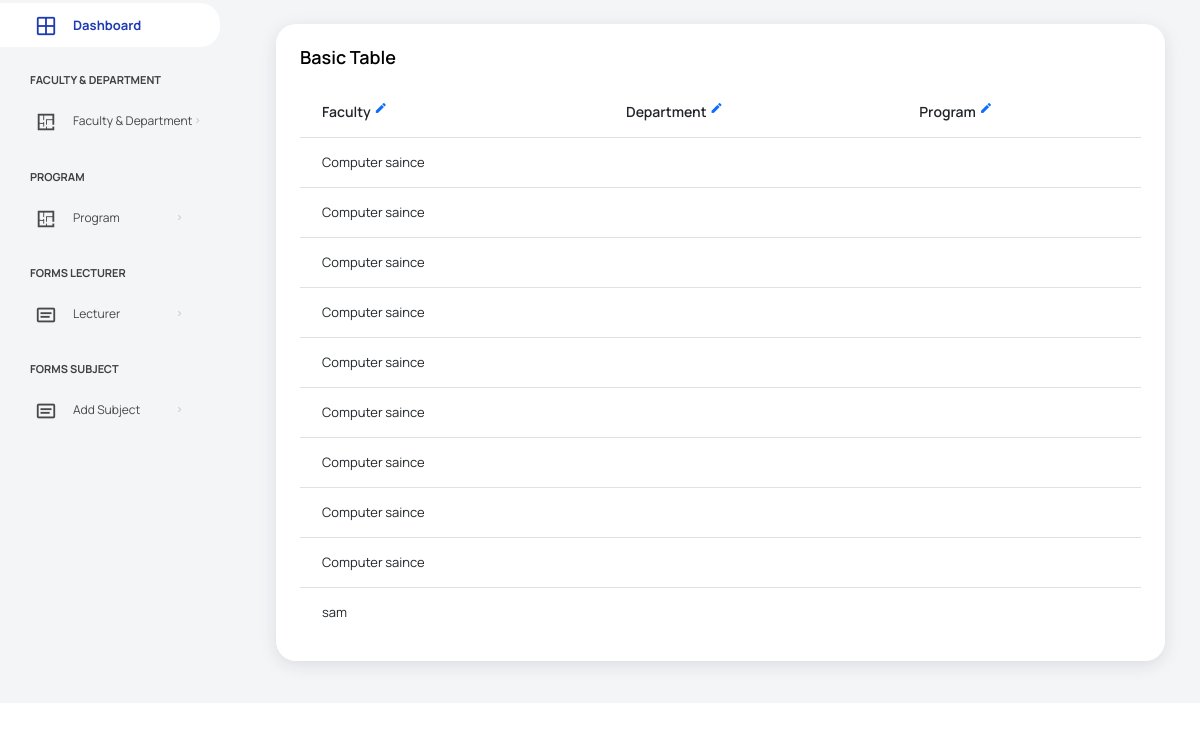
Screenshot of /adminPanel/index.php (signed in) with the database file from the repository.
### tables this page shows
CREATE TABLE IF NOT EXISTS `faculty` (
  `F_ID` int(11) NOT NULL AUTO_INCREMENT,
  `F_Name` varchar(50) NOT NULL,
  PRIMARY KEY (`F_ID`)
);

### adminPanel/index.php (the view, shortened to what this page needs)
<?php
include_once('../includes/conn.php');
  else ?>
<!DOCTYPE html>
<html lang="en">
<head>
  <link rel="stylesheet" href="vendors/feather/feather.css">
  <link rel="stylesheet" href="vendors/mdi/css/materialdesignicons.min.css">
  <link rel="stylesheet" href="vendors/ti-icons/css/themify-icons.css">
  <link rel="stylesheet" href="vendors/typicons/typicons.css">
  <link rel="stylesheet" href="vendors/simple-line-icons/css/simple-line-icons.css">
  <link rel="stylesheet" href="vendors/css/vendor.bundle.base.css">
  <link rel="stylesheet" href="vendors/datatables.net-bs4/dataTables.bootstrap4.css">
  <link rel="stylesheet" href="js/select.dataTables.min.css">
  <link rel="stylesheet" href="css/vertical-layout-light/style.css">
</head>
<body>
  <div class="container-scroller">
    <div class="container-fluid page-body-wrapper">
      <?php include('sidebar.php'); ?>
      <div class="main-panel">
        <div class="content-wrapper">
          <div class="row">
            <div class="col-sm-12">
              <div class="card">
                <div class="card-body">
                  <h4 class="card-title">Basic Table</h4>
                  <div class="table-responsive">
                  <?php
                      $query= "SELECT `faculty`.*, `department`.*, `program`.*
                      FROM `faculty`
                        LEFT JOIN `department`
                         ON `department`.`F_ID` = `faculty`.`F_ID`
                        LEFT JOIN `program`
                         ON `program`.`D_ID` = `department`.`D_ID`";
                       $result = mysqli_query($conn,$query);
                      if(mysqli_num_rows($result)> 0)
                      {?>
                <table class="table">
                  <thead>
                    <tr>
                      <th>Faculty <a class="mdi mdi-border-color" href="manage-faculty.php"></a></th>
                      <th>Department <a class="mdi mdi-border-color" href="manage-department.php"></a></th>
                      <th>Program <a class="mdi mdi-border-color" href="manage-program.php"></a></th>
                    </tr>
                  </thead>
                  <tbody>
                  <?php while($row = mysqli_fetch_assoc($result))
                {?>
                    <tr>
                      <td><?php echo @$row['F_Name']; ?></td>
                      <td><?php echo @$row['D_Name']; ?></td>
                      <td><?php echo @$row['P_Name']; ?></td>
                    </tr>
                    <?php
                  }
                  }
                  else echo "";?>
                            </tbody>
                    </table>
                  </div>
                </div>
              </div>
            </div>
            </div>
          </div>
        </div>
      </div>
    </div>
</body>
</html>

### adminPanel/sidebar.php (shortened to what this page needs)
<nav class="sidebar sidebar-offcanvas" id="sidebar">
        <ul class="nav vertical-nav-menu">
          <li class="nav-item">
            <a class="nav-link" href="index.php">
              <i class="mdi mdi-grid-large menu-icon"></i>
              <span class="menu-title">Dashboard</span>
            </a>
          </li>
          <li class="nav-item nav-category">Faculty & Department</li>
          <li class="nav-item">
            <a class="nav-link" data-bs-toggle="collapse" href="#ui-basicc" aria-expanded="false" aria-controls="ui-basic">
              <i class="menu-icon mdi mdi-floor-plan"></i>
              <span class="menu-title">Faculty & Department</span>
              <i class="menu-arrow"></i>
            </a>
          </li>
          <li class="nav-item nav-category">Program</li>
          <li class="nav-item">
            <a class="nav-link" data-bs-toggle="collapse" href="#ui-basic" aria-expanded="false" aria-controls="ui-basic">
              <i class="menu-icon mdi mdi-floor-plan"></i>
              <span class="menu-title">Program</span>
              <i class="menu-arrow"></i>
            </a>
          </li>
          <li class="nav-item nav-category">Forms Lecturer</li>
          <li class="nav-item">
            <a class="nav-link" data-bs-toggle="collapse" href="#form-elements" aria-expanded="false" aria-controls="form-elements">
              <i class="menu-icon mdi mdi-card-text-outline"></i>
              <span class="menu-title">Lecturer</span>
              <i class="menu-arrow"></i>
            </a>
            <li class="nav-item nav-category">Forms Subject</li>
          <li class="nav-item">
            <a class="nav-link" data-bs-toggle="collapse" href="#form-elementss" aria-expanded="false" aria-controls="form-elementss">
              <i class="menu-icon mdi mdi-card-text-outline"></i>
              <span class="menu-title">Add Subject</span>
              <i class="menu-arrow"></i>
            </a>
          </li>
        </ul>
      </nav>

### rows the page displays
faculty: F_Name "Computer saince"
faculty: F_Name "Computer saince"
faculty: F_Name "Computer saince"
faculty: F_Name "Computer saince"
faculty: F_Name "Computer saince"
faculty: F_Name "Computer saince"
faculty: F_Name "Computer saince"
faculty: F_Name "Computer saince"
faculty: F_Name "Computer saince"
faculty: F_Name "sam"
